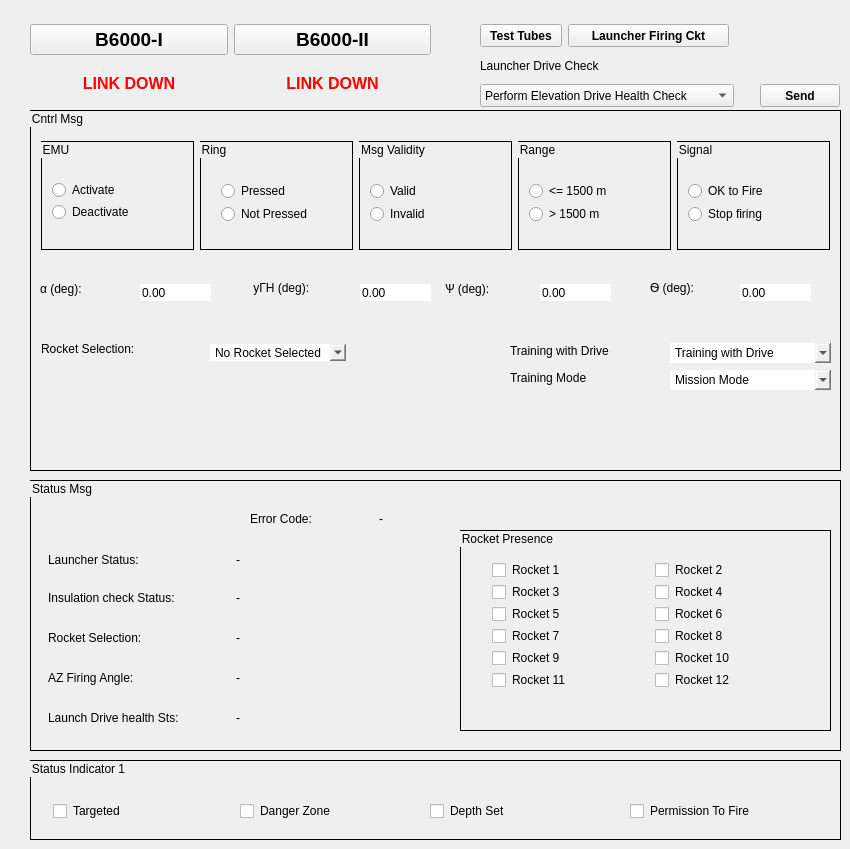
   <widget class="QWidget" name="tab_5">
    <attribute name="title">
     <string>B6000</string>
    </attribute>
    <widget class="QGroupBox" name="groupBox">
     <property name="geometry">
      <rect>
       <x>30</x>
       <y>110</y>
       <width>811</width>
       <height>361</height>
      </rect>
     </property>
     <property name="styleSheet">
      <string notr="true">border: 1px solid #000;</string>
     </property>
     <property name="title">
      <string>Cntrl Msg</string>
     </property>
     <widget class="QGroupBox" name="groupBox_2">
      <property name="geometry">
       <rect>
        <x>11</x>
        <y>31</y>
        <width>153</width>
        <height>109</height>
       </rect>
      </property>
      <property name="title">
       <string>EMU</string>
      </property>
      <widget class="QRadioButton" name="ctl_chkEMUActive_2">
       <property name="geometry">
        <rect>
         <x>11</x>
         <y>41</y>
         <width>98</width>
         <height>16</height>
        </rect>
       </property>
       <property name="styleSheet">
        <string notr="true">border: solid #000;</string>
       </property>
       <property name="text">
        <string>Activate       </string>
       </property>
      </widget>
      <widget class="QRadioButton" name="ctl_chkEMUDeactive_2">
       <property name="geometry">
        <rect>
         <x>11</x>
         <y>63</y>
         <width>131</width>
         <height>16</height>
        </rect>
       </property>
       <property name="styleSheet">
        <string notr="true">border: solid #000;</string>
       </property>
       <property name="text">
        <string>Deactivate</string>
       </property>
      </widget>
     </widget>
     <widget class="QGroupBox" name="groupBox_3">
      <property name="geometry">
       <rect>
        <x>170</x>
        <y>31</y>
        <width>153</width>
        <height>109</height>
       </rect>
      </property>
      <property name="title">
       <string>Ring</string>
      </property>
      <widget class="QRadioButton" name="ctl_chkRingPressed_2">
       <property name="geometry">
        <rect>
         <x>21</x>
         <y>42</y>
         <width>111</width>
         <height>16</height>
        </rect>
       </property>
       <property name="styleSheet">
        <string notr="true">border: solid #000;</string>
       </property>
       <property name="text">
        <string>Pressed</string>
       </property>
      </widget>
      <widget class="QRadioButton" name="ctl_chkRingNotPressed_2">
       <property name="geometry">
        <rect>
         <x>21</x>
         <y>65</y>
         <width>111</width>
         <height>16</height>
        </rect>
       </property>
       <property name="styleSheet">
        <string notr="true">border: solid #000;</string>
       </property>
       <property name="text">
        <string>Not Pressed</string>
       </property>
      </widget>
     </widget>
     <widget class="QGroupBox" name="groupBox_4">
      <property name="geometry">
       <rect>
        <x>329</x>
        <y>31</y>
        <width>153</width>
        <height>109</height>
       </rect>
      </property>
      <property name="title">
       <string>Msg Validity</string>
      </property>
      <widget class="QRadioButton" name="ctl_chkMsgValidity_2">
       <property name="geometry">
        <rect>
         <x>11</x>
         <y>42</y>
         <width>105</width>
         <height>16</height>
        </rect>
       </property>
       <property name="styleSheet">
        <string notr="true">border: solid #000;</string>
       </property>
       <property name="text">
        <string>Valid              </string>
       </property>
      </widget>
      <widget class="QRadioButton" name="ctl_chkMsgInvalid_2">
       <property name="geometry">
        <rect>
         <x>11</x>
         <y>65</y>
         <width>101</width>
         <height>16</height>
        </rect>
       </property>
       <property name="styleSheet">
        <string notr="true">border: solid #000;</string>
       </property>
       <property name="text">
        <string>Invalid</string>
       </property>
      </widget>
     </widget>
     <widget class="QGroupBox" name="groupBox_5">
      <property name="geometry">
       <rect>
        <x>488</x>
        <y>31</y>
        <width>153</width>
        <height>109</height>
       </rect>
      </property>
      <property name="title">
       <string>Range</string>
      </property>
      <widget class="QRadioButton" name="ctl_chkRangeLow1500_2">
       <property name="geometry">
        <rect>
         <x>11</x>
         <y>42</y>
         <width>121</width>
         <height>16</height>
        </rect>
       </property>
       <property name="styleSheet">
        <string notr="true">border: solid #000;</string>
       </property>
       <property name="text">
        <string>&lt;= 1500 m</string>
       </property>
      </widget>
      <widget class="QRadioButton" name="ctl_chkRangeHeight1500_2">
       <property name="geometry">
        <rect>
         <x>11</x>
         <y>65</y>
         <width>131</width>
         <height>16</height>
        </rect>
       </property>
       <property name="accessibleName">
        <string notr="true"/>
       </property>
       <property name="accessibleDescription">
        <string notr="true"/>
       </property>
       <property name="styleSheet">
        <string notr="true">border: solid #000;</string>
       </property>
       <property name="text">
        <string>&gt; 1500 m      </string>
       </property>
      </widget>
     </widget>
     <widget class="QGroupBox" name="groupBox_6">
      <property name="geometry">
       <rect>
        <x>647</x>
        <y>31</y>
        <width>153</width>
        <height>109</height>
       </rect>
      </property>
      <property name="title">
       <string>Signal</string>
      </property>
      <widget class="QRadioButton" name="ctl_chkSignalFire_2">
       <property name="geometry">
        <rect>
         <x>11</x>
         <y>42</y>
         <width>121</width>
         <height>16</height>
        </rect>
       </property>
       <property name="styleSheet">
        <string notr="true">border: solid #000;</string>
       </property>
       <property name="text">
        <string>OK to Fire</string>
       </property>
      </widget>
      <widget class="QRadioButton" name="ctl_chkSignalSstopFire_2">
       <property name="geometry">
        <rect>
         <x>11</x>
         <y>65</y>
         <width>121</width>
         <height>16</height>
        </rect>
       </property>
       <property name="styleSheet">
        <string notr="true">border: solid #000;</string>
       </property>
       <property name="text">
        <string>Stop firing     </string>
       </property>
      </widget>
     </widget>
     <widget class="QLabel" name="label_29">
      <property name="geometry">
       <rect>
        <x>10</x>
        <y>171</y>
        <width>71</width>
        <height>16</height>
       </rect>
      </property>
      <property name="styleSheet">
       <string notr="true">border: solid #000;</string>
      </property>
      <property name="text">
       <string>α (deg):</string>
      </property>
     </widget>
     <widget class="QLineEdit" name="ctl_lneAngleAlpha_2">
      <property name="geometry">
       <rect>
        <x>110</x>
        <y>174</y>
        <width>71</width>
        <height>17</height>
       </rect>
      </property>
      <property name="styleSheet">
       <string notr="true">border: solid #000;</string>
      </property>
      <property name="text">
       <string>0.00</string>
      </property>
     </widget>
     <widget class="QLabel" name="label_30">
      <property name="geometry">
       <rect>
        <x>220</x>
        <y>170</y>
        <width>91</width>
        <height>16</height>
       </rect>
      </property>
      <property name="styleSheet">
       <string notr="true">border: solid #000;</string>
      </property>
      <property name="text">
       <string> yГН (deg):</string>
      </property>
     </widget>
     <widget class="QLineEdit" name="ctl_lneAngleGamma_2">
      <property name="geometry">
       <rect>
        <x>330</x>
        <y>174</y>
        <width>71</width>
        <height>17</height>
       </rect>
      </property>
      <property name="styleSheet">
       <string notr="true">border: solid #000;</string>
      </property>
      <property name="text">
       <string>0.00</string>
      </property>
     </widget>
     <widget class="QLabel" name="label_41">
      <property name="geometry">
       <rect>
        <x>415</x>
        <y>171</y>
        <width>71</width>
        <height>16</height>
       </rect>
      </property>
      <property name="styleSheet">
       <string notr="true">border: solid #000;</string>
      </property>
      <property name="text">
       <string>Ѱ (deg):</string>
      </property>
     </widget>
     <widget class="QLineEdit" name="ctl_lneAnglePsi_2">
      <property name="geometry">
       <rect>
        <x>510</x>
        <y>174</y>
        <width>71</width>
        <height>17</height>
       </rect>
      </property>
      <property name="styleSheet">
       <string notr="true">border: solid #000;</string>
      </property>
      <property name="text">
       <string>0.00</string>
      </property>
     </widget>
     <widget class="QLabel" name="label_42">
      <property name="geometry">
       <rect>
        <x>620</x>
        <y>170</y>
        <width>71</width>
        <height>16</height>
       </rect>
      </property>
      <property name="styleSheet">
       <string notr="true">border: solid #000;</string>
      </property>
      <property name="text">
       <string>Ѳ (deg):</string>
      </property>
     </widget>
     <widget class="QLineEdit" name="ctl_lneAngleTeta_2">
      <property name="geometry">
       <rect>
        <x>710</x>
        <y>174</y>
        <width>71</width>
        <height>17</height>
       </rect>
      </property>
      <property name="styleSheet">
       <string notr="true">border: solid #000;</string>
      </property>
      <property name="text">
       <string>0.00</string>
      </property>
     </widget>
     <widget class="QLabel" name="label_48">
      <property name="geometry">
       <rect>
        <x>11</x>
        <y>231</y>
        <width>131</width>
        <height>16</height>
       </rect>
      </property>
      <property name="styleSheet">
       <string notr="true">border: solid #000;</string>
      </property>
      <property name="text">
       <string>Rocket Selection:</string>
      </property>
     </widget>
     <widget class="QComboBox" name="ctl_cmbRocketSelection_2">
      <property name="geometry">
       <rect>
        <x>180</x>
        <y>234</y>
        <width>136</width>
        <height>17</height>
       </rect>
      </property>
      <property name="styleSheet">
       <string notr="true">border: solid #000;</string>
      </property>
      <item>
       <property name="text">
        <string>No Rocket Selected</string>
       </property>
      </item>
      <item>
       <property name="text">
        <string>12th Rocket Fire</string>
       </property>
      </item>
      <item>
       <property name="text">
        <string>6th Rocket Fire</string>
       </property>
      </item>
      <item>
       <property name="text">
        <string>11th Rocket Fire</string>
       </property>
      </item>
      <item>
       <property name="text">
        <string>Salvo of 4 Rockets</string>
       </property>
      </item>
      <item>
       <property name="text">
        <string>Salvo of 8 Rockets</string>
       </property>
      </item>
      <item>
       <property name="text">
        <string>Salvo of 12 Rockets</string>
       </property>
      </item>
     </widget>
     <widget class="QLabel" name="label_49">
      <property name="geometry">
       <rect>
        <x>480</x>
        <y>233</y>
        <width>141</width>
        <height>16</height>
       </rect>
      </property>
      <property name="styleSheet">
       <string notr="true">border: solid #000;</string>
      </property>
      <property name="text">
       <string>Training with Drive</string>
      </property>
     </widget>
     <widget class="QLabel" name="label_50">
      <property name="geometry">
       <rect>
        <x>480</x>
        <y>260</y>
        <width>121</width>
        <height>16</height>
       </rect>
      </property>
      <property name="styleSheet">
       <string notr="true">border: solid #000;</string>
      </property>
      <property name="text">
       <string>Training Mode</string>
      </property>
     </widget>
     <widget class="QComboBox" name="ctl_cmbTrainDrive_2">
      <property name="geometry">
       <rect>
        <x>640</x>
        <y>233</y>
        <width>161</width>
        <height>20</height>
       </rect>
      </property>
      <property name="styleSheet">
       <string notr="true">border: solid #000;</string>
      </property>
      <item>
       <property name="text">
        <string>Training with Drive</string>
       </property>
      </item>
     </widget>
     <widget class="QComboBox" name="ctl_cmbTrainMode_2">
      <property name="geometry">
       <rect>
        <x>640</x>
        <y>260</y>
        <width>161</width>
        <height>20</height>
       </rect>
      </property>
      <property name="styleSheet">
       <string notr="true">border: solid #000;</string>
      </property>
      <item>
       <property name="text">
        <string>Mission Mode</string>
       </property>
      </item>
     </widget>
    </widget>
    <widget class="QGroupBox" name="groupBox_7">
     <property name="geometry">
      <rect>
       <x>30</x>
       <y>480</y>
       <width>811</width>
       <height>271</height>
      </rect>
     </property>
     <property name="styleSheet">
      <string notr="true">border: 1px solid #000;</string>
     </property>
     <property name="title">
      <string>Status Msg</string>
     </property>
     <widget class="QGroupBox" name="groupBox_9">
      <property name="geometry">
       <rect>
        <x>430</x>
        <y>50</y>
        <width>371</width>
        <height>201</height>
       </rect>
      </property>
      <property name="title">
       <string>Rocket Presence</string>
      </property>
      <widget class="QCheckBox" name="ctl_chkRocket1_2">
       <property name="geometry">
        <rect>
         <x>32</x>
         <y>32</y>
         <width>121</width>
         <height>16</height>
        </rect>
       </property>
       <property name="styleSheet">
        <string notr="true">border: solid #000;</string>
       </property>
       <property name="text">
        <string>Rocket 1</string>
       </property>
      </widget>
      <widget class="QCheckBox" name="ctl_chkRocket3_2">
       <property name="geometry">
        <rect>
         <x>32</x>
         <y>54</y>
         <width>131</width>
         <height>16</height>
        </rect>
       </property>
       <property name="styleSheet">
        <string notr="true">border: solid #000;</string>
       </property>
       <property name="text">
        <string>Rocket 3</string>
       </property>
      </widget>
      <widget class="QCheckBox" name="ctl_chkRocket5_2">
       <property name="geometry">
        <rect>
         <x>32</x>
         <y>76</y>
         <width>131</width>
         <height>16</height>
        </rect>
       </property>
       <property name="styleSheet">
        <string notr="true">border: solid #000;</string>
       </property>
       <property name="text">
        <string>Rocket 5</string>
       </property>
      </widget>
      <widget class="QCheckBox" name="ctl_chkRocket7_2">
       <property name="geometry">
        <rect>
         <x>32</x>
         <y>98</y>
         <width>121</width>
         <height>16</height>
        </rect>
       </property>
       <property name="styleSheet">
        <string notr="true">border: solid #000;</string>
       </property>
       <property name="text">
        <string>Rocket 7</string>
       </property>
      </widget>
      <widget class="QCheckBox" name="ctl_chkRocket9_2">
       <property name="geometry">
        <rect>
         <x>32</x>
         <y>120</y>
         <width>121</width>
         <height>16</height>
        </rect>
       </property>
       <property name="styleSheet">
        <string notr="true">border: solid #000;</string>
       </property>
       <property name="text">
        <string>Rocket 9</string>
       </property>
      </widget>
      <widget class="QCheckBox" name="ctl_chkRocket11_2">
       <property name="geometry">
        <rect>
         <x>32</x>
         <y>142</y>
         <width>131</width>
         <height>16</height>
        </rect>
       </property>
       <property name="styleSheet">
        <string notr="true">border: solid #000;</string>
       </property>
       <property name="text">
        <string>Rocket 11</string>
       </property>
      </widget>
      <widget class="QCheckBox" name="ctl_chkRocket2_2">
       <property name="geometry">
        <rect>
         <x>195</x>
         <y>32</y>
         <width>111</width>
         <height>16</height>
        </rect>
       </property>
       <property name="styleSheet">
        <string notr="true">border: solid #000;</string>
       </property>
       <property name="text">
        <string>Rocket 2</string>
       </property>
      </widget>
      <widget class="QCheckBox" name="ctl_chkRocket4_2">
       <property name="geometry">
        <rect>
         <x>195</x>
         <y>54</y>
         <width>131</width>
         <height>16</height>
        </rect>
       </property>
       <property name="styleSheet">
        <string notr="true">border: solid #000;</string>
       </property>
       <property name="text">
        <string>Rocket 4</string>
       </property>
      </widget>
      <widget class="QCheckBox" name="ctl_chkRocket6_2">
       <property name="geometry">
        <rect>
         <x>195</x>
         <y>76</y>
         <width>121</width>
         <height>16</height>
        </rect>
       </property>
       <property name="styleSheet">
        <string notr="true">border: solid #000;</string>
       </property>
       <property name="text">
        <string>Rocket 6</string>
       </property>
      </widget>
      <widget class="QCheckBox" name="ctl_chkRocket8_2">
       <property name="geometry">
        <rect>
         <x>195</x>
         <y>98</y>
         <width>131</width>
         <height>16</height>
        </rect>
       </property>
       <property name="styleSheet">
        <string notr="true">border: solid #000;</string>
       </property>
       <property name="text">
        <string>Rocket 8</string>
       </property>
      </widget>
      <widget class="QCheckBox" name="ctl_chkRocket10_2">
       <property name="geometry">
        <rect>
         <x>195</x>
         <y>120</y>
         <width>121</width>
         <height>16</height>
        </rect>
       </property>
       <property name="styleSheet">
        <string notr="true">border: solid #000;</string>
       </property>
       <property name="text">
        <string>Rocket 10</string>
       </property>
      </widget>
      <widget class="QCheckBox" name="ctl_chkRocket12_2">
       <property name="geometry">
        <rect>
         <x>195</x>
         <y>142</y>
         <width>121</width>
         <height>16</height>
        </rect>
       </property>
       <property name="styleSheet">
        <string notr="true">border: solid #000;</string>
       </property>
       <property name="text">
        <string>Rocket 12</string>
       </property>
      </widget>
     </widget>
     <widget class="QLabel" name="label_6">
      <property name="geometry">
       <rect>
        <x>220</x>
        <y>31</y>
        <width>91</width>
        <height>16</height>
       </rect>
      </property>
      <property name="styleSheet">
       <string notr="true">border: solid #000;</string>
      </property>
      <property name="text">
       <string>Error Code:</string>
      </property>
     </widget>
     <widget class="QLabel" name="label_8">
      <property name="geometry">
       <rect>
        <x>349</x>
        <y>31</y>
        <width>16</width>
        <height>16</height>
       </rect>
      </property>
      <property name="styleSheet">
       <string notr="true">border: solid #000;</string>
      </property>
      <property name="text">
       <string>-</string>
      </property>
     </widget>
     <widget class="QLabel" name="label_10">
      <property name="geometry">
       <rect>
        <x>18</x>
        <y>72</y>
        <width>148</width>
        <height>16</height>
       </rect>
      </property>
      <property name="styleSheet">
       <string notr="true">border: solid #000;</string>
      </property>
      <property name="text">
       <string>Launcher Status:            </string>
      </property>
     </widget>
     <widget class="QLabel" name="label_12">
      <property name="geometry">
       <rect>
        <x>18</x>
        <y>110</y>
        <width>171</width>
        <height>16</height>
       </rect>
      </property>
      <property name="styleSheet">
       <string notr="true">border: solid #000;</string>
      </property>
      <property name="text">
       <string>Insulation check Status: </string>
      </property>
     </widget>
     <widget class="QLabel" name="label_14">
      <property name="geometry">
       <rect>
        <x>18</x>
        <y>150</y>
        <width>151</width>
        <height>16</height>
       </rect>
      </property>
      <property name="styleSheet">
       <string notr="true">border: solid #000;</string>
      </property>
      <property name="text">
       <string>Rocket Selection:            </string>
      </property>
     </widget>
     <widget class="QLabel" name="label_52">
      <property name="geometry">
       <rect>
        <x>18</x>
        <y>190</y>
        <width>150</width>
        <height>16</height>
       </rect>
      </property>
      <property name="styleSheet">
       <string notr="true">border: solid #000;</string>
      </property>
      <property name="text">
       <string>AZ Firing Angle:              </string>
      </property>
     </widget>
     <widget class="QLabel" name="label_53">
      <property name="geometry">
       <rect>
        <x>18</x>
        <y>230</y>
        <width>171</width>
        <height>16</height>
       </rect>
      </property>
      <property name="styleSheet">
       <string notr="true">border: solid #000;</string>
      </property>
      <property name="text">
       <string>Launch Drive health Sts:</string>
      </property>
     </widget>
     <widget class="QLabel" name="ctl_labLauncherStatus_2">
      <property name="geometry">
       <rect>
        <x>206</x>
        <y>72</y>
        <width>131</width>
        <height>16</height>
       </rect>
      </property>
      <property name="styleSheet">
       <string notr="true">border: solid #000;</string>
      </property>
      <property name="text">
       <string>-</string>
      </property>
     </widget>
     <widget class="QLabel" name="ctl_labInsulationStatus_2">
      <property name="geometry">
       <rect>
        <x>206</x>
        <y>110</y>
        <width>141</width>
        <height>16</height>
       </rect>
      </property>
      <property name="styleSheet">
       <string notr="true">border: solid #000;</string>
      </property>
      <property name="text">
       <string>-</string>
      </property>
     </widget>
     <widget class="QLabel" name="ctl_labRocketSelection_2">
      <property name="geometry">
       <rect>
        <x>206</x>
        <y>150</y>
        <width>141</width>
        <height>16</height>
       </rect>
      </property>
      <property name="styleSheet">
       <string notr="true">border: solid #000;</string>
      </property>
      <property name="text">
       <string>-</string>
      </property>
     </widget>
     <widget class="QLabel" name="ctl_labFireAngle_2">
      <property name="geometry">
       <rect>
        <x>206</x>
        <y>190</y>
        <width>151</width>
        <height>16</height>
       </rect>
      </property>
      <property name="styleSheet">
       <string notr="true">border: solid #000;</string>
      </property>
      <property name="text">
       <string>-</string>
      </property>
     </widget>
     <widget class="QLabel" name="ctl_labLaunchDriveHealth_2">
      <property name="geometry">
       <rect>
        <x>206</x>
        <y>230</y>
        <width>161</width>
        <height>16</height>
       </rect>
      </property>
      <property name="styleSheet">
       <string notr="true">border: solid #000;</string>
      </property>
      <property name="text">
       <string>-</string>
      </property>
     </widget>
    </widget>
    <widget class="QGroupBox" name="groupBox_8">
     <property name="geometry">
      <rect>
       <x>30</x>
       <y>760</y>
       <width>811</width>
       <height>80</height>
      </rect>
     </property>
     <property name="styleSheet">
      <string notr="true">border: 1px solid #000;</string>
     </property>
     <property name="title">
      <string>Status Indicator 1</string>
     </property>
     <widget class="QCheckBox" name="checkBox_5">
      <property name="geometry">
       <rect>
        <x>23</x>
        <y>43</y>
        <width>131</width>
        <height>16</height>
       </rect>
      </property>
      <property name="styleSheet">
       <string notr="true">border: solid #000;</string>
      </property>
      <property name="text">
       <string>Targeted</string>
      </property>
     </widget>
     <widget class="QCheckBox" name="checkBox_6">
      <property name="geometry">
       <rect>
        <x>210</x>
        <y>43</y>
        <width>171</width>
        <height>16</height>
       </rect>
      </property>
      <property name="styleSheet">
       <string notr="true">border: solid #000;</string>
      </property>
      <property name="text">
       <string>Danger Zone</string>
      </property>
     </widget>
     <widget class="QCheckBox" name="checkBox_7">
      <property name="geometry">
       <rect>
        <x>400</x>
        <y>43</y>
        <width>151</width>
        <height>16</height>
       </rect>
      </property>
      <property name="styleSheet">
       <string notr="true">border: solid #000;</string>
      </property>
      <property name="text">
       <string>Depth Set</string>
      </property>
     </widget>
     <widget class="QCheckBox" name="checkBox_8">
      <property name="geometry">
       <rect>
        <x>600</x>
        <y>43</y>
        <width>191</width>
        <height>16</height>
       </rect>
      </property>
      <property name="styleSheet">
       <string notr="true">border: solid #000;</string>
      </property>
      <property name="text">
       <string>Permission To Fire</string>
      </property>
     </widget>
    </widget>
    <widget class="QComboBox" name="ctl_cmbLauncherDriveCheck_2">
     <property name="geometry">
      <rect>
       <x>480</x>
       <y>84</y>
       <width>254</width>
       <height>23</height>
      </rect>
     </property>
     <item>
      <property name="text">
       <string>Perform Elevation Drive Health Check</string>
      </property>
     </item>
    </widget>
    <widget class="QPushButton" name="pushButton_5">
     <property name="geometry">
      <rect>
       <x>480</x>
       <y>24</y>
       <width>82</width>
       <height>23</height>
      </rect>
     </property>
     <property name="font">
      <font>
       <weight>75</weight>
       <bold>true</bold>
      </font>
     </property>
     <property name="text">
      <string>Test Tubes</string>
     </property>
     <property name="autoDefault">
      <bool>false</bool>
     </property>
    </widget>
    <widget class="QPushButton" name="pushButton_9">
     <property name="geometry">
      <rect>
       <x>568</x>
       <y>24</y>
       <width>161</width>
       <height>23</height>
      </rect>
     </property>
     <property name="font">
      <font>
       <weight>75</weight>
       <bold>true</bold>
      </font>
     </property>
     <property name="text">
      <string>Launcher Firing Ckt</string>
     </property>
     <property name="autoDefault">
      <bool>false</bool>
     </property>
    </widget>
    <widget class="QLabel" name="label_40">
     <property name="geometry">
      <rect>
       <x>480</x>
       <y>58</y>
       <width>191</width>
       <height>16</height>
      </rect>
     </property>
     <property name="text">
      <string>Launcher Drive Check</string>
     </property>
    </widget>
    <widget class="QPushButton" name="ctl_btnSend_2">
     <property name="geometry">
      <rect>
       <x>760</x>
       <y>84</y>
       <width>80</width>
       <height>23</height>
      </rect>
     </property>
     <property name="font">
      <font>
       <weight>75</weight>
       <bold>true</bold>
      </font>
     </property>
     <property name="text">
      <string>Send</string>
     </property>
     <property name="autoDefault">
      <bool>false</bool>
     </property>
    </widget>
    <widget class="QWidget" name="layoutWidget">
     <property name="geometry">
      <rect>
       <x>30</x>
       <y>24</y>
       <width>401</width>
       <height>81</height>
      </rect>
     </property>
     <layout class="QHBoxLayout" name="horizontalLayout_9">
      <item>
       <layout class="QVBoxLayout" name="verticalLayout_13">
        <item>
         <widget class="QPushButton" name="ctl_btnB60001_2">
          <property name="font">
           <font>
            <pointsize>14</pointsize>
            <weight>75</weight>
            <bold>true</bold>
           </font>
          </property>
          <property name="text">
           <string>B6000-I</string>
          </property>
          <property name="autoDefault">
           <bool>false</bool>
          </property>
         </widget>
        </item>
        <item>
         <widget class="QLabel" name="ctl_labelStatusB6000_4">
          <property name="font">
           <font>
            <pointsize>12</pointsize>
            <weight>75</weight>
            <bold>true</bold>
           </font>
          </property>
          <property name="styleSheet">
           <string notr="true">color: red;</string>
          </property>
          <property name="text">
           <string>LINK DOWN</string>
          </property>
          <property name="alignment">
           <set>Qt::AlignCenter</set>
          </property>
         </widget>
        </item>
       </layout>
      </item>
      <item>
       <layout class="QVBoxLayout" name="verticalLayout_12">
        <item>
         <widget class="QPushButton" name="ctl_btnB60002_2">
          <property name="font">
           <font>
            <pointsize>14</pointsize>
            <weight>75</weight>
            <bold>true</bold>
           </font>
          </property>
          <property name="text">
           <string>B6000-II</string>
          </property>
          <property name="autoDefault">
           <bool>false</bool>
          </property>
         </widget>
        </item>
        <item>
         <widget class="QLabel" name="ctl_labelStatusB6000_3">
          <property name="font">
           <font>
            <pointsize>12</pointsize>
            <weight>75</weight>
            <bold>true</bold>
           </font>
          </property>
          <property name="styleSheet">
           <string notr="true">color: red;</string>
          </property>
          <property name="text">
           <string>LINK DOWN</string>
          </property>
          <property name="alignment">
           <set>Qt::AlignCenter</set>
          </property>
         </widget>
        </item>
       </layout>
      </item>
     </layout>
    </widget>
   </widget>
